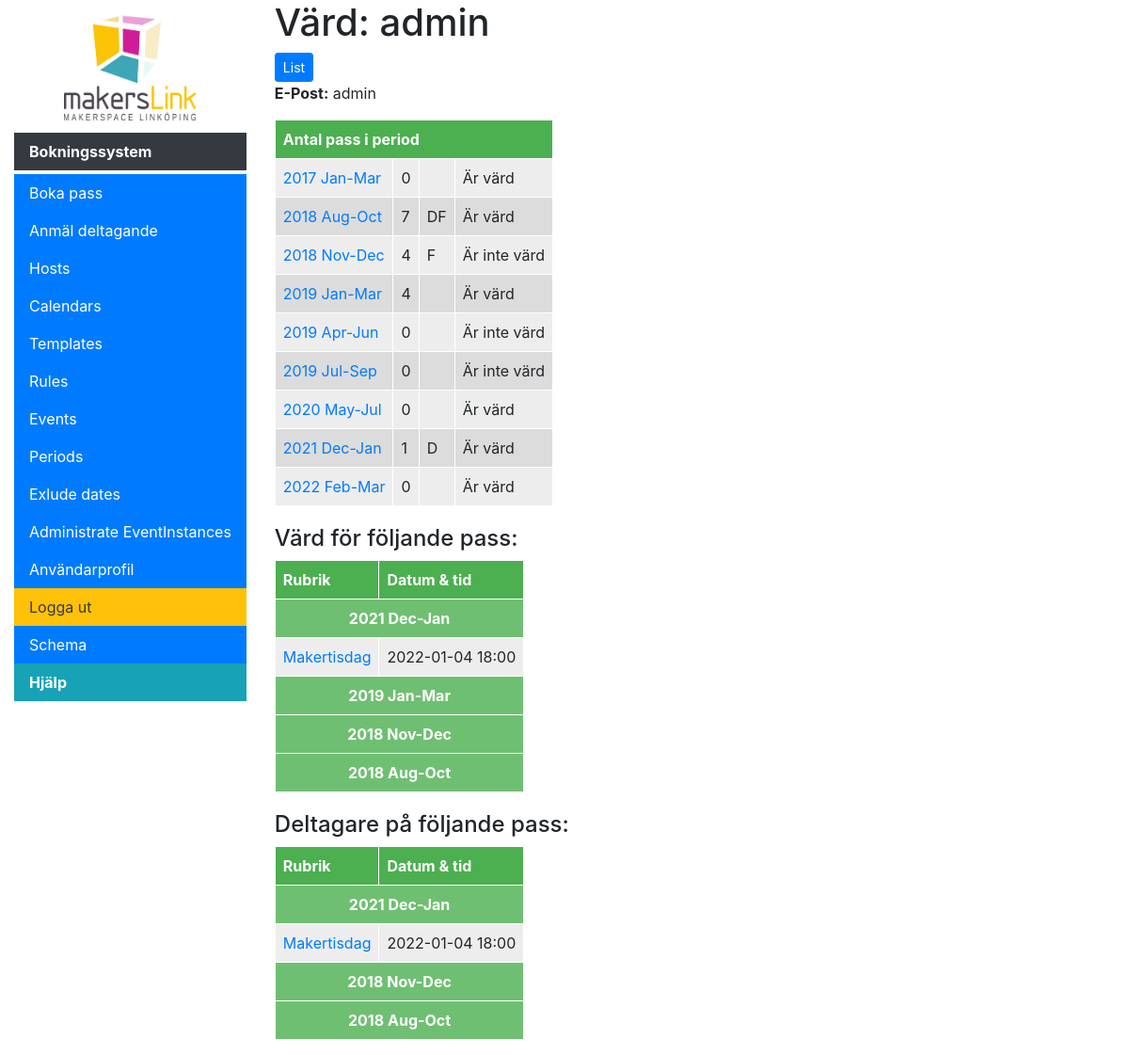
Screenshot of /scheduler/profile (signed in) with the database file from the repository.
### accounts/models.py (models this page shows, shortened)
class User(AbstractBaseUser, PermissionsMixin):
    USERNAME_FIELD = 'email'
    REQUIRED_FIELDS = ['slackId']
    class Meta:
        verbose_name = 'user'
        verbose_name_plural = 'users'
    objects = UserManager()
    slackIdValid = RegexValidator(r'^((?!@).)*$', 'Ange ditt slacknamn utan @-tecken.',
            code='invalid_slackId')
    email = models.EmailField(unique=True, verbose_name="E-post")
    slackId = models.CharField(max_length=100, verbose_name="Slacknamn", unique=True, blank=False, null=False, validators=[slackIdValid])
    is_active = models.BooleanField(default=False)
    is_staff = models.BooleanField(default=False)
    is_registration_complete = models.BooleanField(default=False)

### scheduler/models.py (models this page shows, shortened)
class SchedulingPeriod(models.Model):
    start = models.DateField(help_text="Start of period", db_index=True)
    end = models.DateField(help_text="End of period", db_index=True)
    num_required_events = models.IntegerField(
        default=6, help_text="Number of events a host should have in this period")
    participant_key_string = ParticipantKeyField(
        default="", help_text="A string representing the events a host is required to be a participant to in this period", max_length=10)
    hosts = models.ManyToManyField(
        accounts.models.User, related_name="periods", related_query_name="period", blank=True)
    class Meta:
        ordering = ('-start', '-end')
        constraints = [
            models.CheckConstraint(
                check=Q(start__lt=F('end')),
                name='check_period_start_before_end'
            ),
        ]
    @property
    def name(self):
        return self.start.strftime('%Y %b') + "-" + self.end.strftime('%b')
    def get_absolute_url(self):
        return reverse('period-detail', args=[str(self.id)])
    def get_participant_key_list(self):
        userParticipantList = accounts.models.User.objects.all().order_by('eventinstance__participants__slackId', 'eventinstance__period', 'eventinstance__event__template__count_key').annotate(
            participantName=Max('eventinstance__participants__slackId'), keyChar=Max('eventinstance__event__template__count_key', filter=Q(eventinstance__period=self.id)))
        currentUser = None
        resultList = {}
        for userParticipant in userParticipantList:
            if (currentUser == None or currentUser != userParticipant.participantName) and userParticipant.participantName != None:
                currentUser = userParticipant.participantName
                resultList[currentUser] = ""
            if currentUser != None and userParticipant.keyChar != None:
                resultList[currentUser] = resultList[currentUser] + \
                    userParticipant.keyChar
        return resultList
    def get_host_count_list(self):
        userHostList = accounts.models.User.objects.all().order_by('slackId', 'eventinstance__period').annotate(
            host_count=Count('slackId', filter=Q(eventinstance__status=1, eventinstance__period=self.id))).order_by('host_count')
        return userHostList
    def get_host_count_key_list(self):
        count_list = self.get_host_count_list()
        key_list = self.get_participant_key_list()
        resultList = {}
        for host in count_list:
            resultList[host.slackId] = str(host.host_count)
            if host.slackId in key_list:
                resultList[host.slackId] = resultList[host.slackId] + \
                    " " + key_list[host.slackId]
        return resultList
    def get_all_host_count_key_lists(only_hosts_in_last_period=False):
        periodList = SchedulingPeriod.objects.all().order_by('-start')
        resultList = {}
        for period in periodList:
            for user, count_key in period.get_host_count_key_list().items():
                if not only_hosts_in_last_period or user in SchedulingPeriod.objects.latest('end').hosts.all().values_list('slackId', flat=True):
                    if user not in resultList:
                        resultList[user] = {}
                    resultList[user][period] = count_key
        return resultList
    def __str__(self):
        return self.name

class EventInstance(models.Model):
    STATUS = (
        (-1, 'Ombokning krävs'),
        (0, 'Ledigt'),
        (1, 'Bokat'),
        (2, 'Inställt'),
    )
    id = models.UUIDField(primary_key=True, default=uuid.uuid4,
                          editable=False, help_text="Unique ID for this bookinginstance")
    google_calendar_booking_id = models.CharField(
        max_length=300, help_text="Unique ID from google after instance is created", null=True, blank=True)
    host = models.ForeignKey(
        'accounts.User', on_delete=models.SET_NULL, null=True)
    participants = models.ManyToManyField(
        'accounts.User', related_name="participants", related_query_name="participant", blank=True)
    event = models.ForeignKey('Event', on_delete=models.SET_NULL, null=True)
    start = models.DateTimeField(help_text="Start of event")
    end = models.DateTimeField(help_text="End of event")
    status = models.IntegerField(
        default=0, choices=STATUS, help_text="Instance status")
    period = models.ForeignKey(
        'SchedulingPeriod', on_delete=models.SET_NULL, null=True, blank=True)
    unique_title = models.CharField(max_length=100, default="", blank=True,
                                    help_text="Enter title to be inserted before the header when cancelling, leave blank to use default: {}".format(settings.CANCELLED_TITLE))
    unique_description = models.CharField(max_length=400, default="", blank=True,
                                          help_text="Enter a description for a cancelled event, leave blank to use default: {}".format(settings.CANCELLED_DESCRIPTION))
    @property
    def title(self):
        return self.event.template.title
    @property
    def header(self):
        return self.event.template.header
    class Meta:
        ordering = ["start", "end"]
        unique_together = ('event', 'start', 'end')
        constraints = [
            models.CheckConstraint(
                check=Q(start__lt=F('end')),
                name='check_instance_start_before_end'
            ),
        ]
    def display_host(self):
        return ''.join([self.host.email])
    display_host.short_description = "Host"

class Event(models.Model):
    name = models.CharField(
        max_length=50, help_text="Enter a human-friendly name for this type of Event")
    description = models.CharField(
        max_length=300, help_text="Enter a description for this type of Event", null=True, blank=True)
    template = models.ForeignKey('EventTemplate', on_delete=models.SET_NULL, null=True,
                                 help_text="Select a template for how scheduled Events will look in the calendar.")
    start = models.DateTimeField(
        help_text="Start of event repetition and start time of events", db_index=True)
    end = models.DateTimeField(
        help_text="End time of events, must be after start", db_index=True)
    repeat_end = models.DateTimeField(
        help_text="Date to end repetition, must be after start", null=True, blank=True)
    rule = models.ForeignKey('SchedulingRule', null=True, blank=True,
                             help_text="Select '----' for a one time only event.", on_delete=models.SET_NULL)
    class Meta:
        ordering = ["-start"]
        constraints = [
            models.CheckConstraint(
                check=Q(start__lt=F('end')),
                name='check_start_before_end'
            ),
            models.CheckConstraint(
                check=Q(start__lt=F('repeat_end')),
                name='check_start_before_repeat_end'
            ),
        ]
    """
    Retrieves events between two dates
    If replace=True it replaces generated events with actual objects from DB
    If replace=False it removes generated events where there is an actual object in DB but does not replace it.
    """

class EventTemplate(models.Model):
    name = models.CharField(
        max_length=50, help_text="Enter a human-friendly name for this template")
    count_key = models.CharField(
        max_length=1, help_text="Key displayed when counting participantcy", default='D')
    title = models.CharField(
        max_length=100, help_text="Enter title to be used for booking")
    header = models.CharField(
        max_length=200, help_text="Enter a, optional, header for the event to be inserted after the hosts name into the descriptionfield in the calendar event.", null=True, blank=True)
    body = models.TextField(
        max_length=1000, help_text="Enter a larger body of text to be inserted after the header in the description field in the calendar event", null=True, blank=True)
    num_participants = models.IntegerField(
        default=0, help_text="Number of participants, -1 for infinite")
    calendar = models.ForeignKey('SchedulingCalendar', on_delete=models.SET_NULL,
                                 null=True, help_text="Select the calendar to sync events to.")
    synchronize = models.BooleanField(
        default=True, help_text="If active, scheduled events will be synced to Google calendar upon creation.")
    class Meta:
        ordering = ["name"]

### scheduler/views.py (the view)
# urls.py: path('profile', views.ProfileView.as_view(), name='profile'),
class ProfileView(LoginRequiredMixin, UnsecuredHostDetailView):
    def get_object(self):
        return self.request.user

### scheduler/context_processors.py (called while the page is built)
def extra_menu_processor(request):
    extra = {}
    if hasattr(settings, "MENU_TITLE"):
    	extra['menu_title'] = settings.MENU_TITLE
    if hasattr(settings, "LOGO"):
        extra['logo'] = settings.LOGO
    if hasattr(settings, "MENU_EXTRA"):
        extra['menu_extra'] = settings.MENU_EXTRA
    return extra

### scheduler/views.py (called while the page is built)
    def get_context_data(self, **kwargs):
        context = super(UnsecuredHostDetailView,
                        self).get_context_data(**kwargs)
        context['period_list'] = SchedulingPeriod.objects.all().annotate(event_count=Count(
            'eventinstance', filter=Q(eventinstance__status=1, eventinstance__host=self.get_object())))
        context['period_host_list'] = SchedulingPeriod.get_all_host_count_key_lists()
        context['hosted_events'] = self.get_object().eventinstance_set.filter(
            status=1).order_by('period', 'start')
        context['participant_events'] = self.get_object(
        ).participants.all().order_by('period', 'start')
        return context

### scheduler/templates/scheduler/host_detail.html (shortened to what this page needs)
{% extends "base_generic.html" %}
{% block content %}
{% regroup participant_list by period as participant_list_by_period %}
  <h1>Värd: {{ view_user.slackId }}</h1>
  {% if user.is_staff %}
    <div class="btn-toolbar">
      <div class="btn-group btn-group-toggle">
        <a class="btn btn-primary btn-sm" role="button" href="{% url 'hosts' %}">List</a>
      </div>
    </div>
  {% endif %}
  <p><strong>E-Post:</strong> {{ view_user.email }}</p>
  <table>
  <thead>
    {% if user.is_staff %}
        <tr><th colspan =4>Antal pass i period</th></tr>
    {% else %}
        <tr><th colspan =3>Antal pass i period</th></tr>
    {% endif %}
  </thead>
  {% for period in period_list %}
    <tr class="{% cycle 'row-uneven' 'row-even' %}">
      {% if user.is_staff %}
        <td><a href="{{ period.get_absolute_url }}">{{ period.name }}</a></td>
      {% else %}
        <td>{{ period.name }}</td>
      {% endif %}
      <td>{{ period.event_count }}</td>
      <td>
          {% for host, key_string in period.get_participant_key_list.items %}
            {% if host == view_user.slackId %}
                 {{ key_string }}
		    {% endif %}
          {% endfor %}
      </td>
      {% if user.is_staff %}
        <td>
            {% if view_user in period.hosts.all %}
                Är värd
            {% else %}
                Är inte värd
            {% endif %}
        </td>
      {% endif %}
    </tr>
  {% empty %}
    {% if user.is_staff %}
        <tr><td colspan=4>Ännu inte värd på några pass.</td></tr>
    {% else %}
        <tr><td colspan=3>Ännu inte värd på några pass.</td></tr>
    {% endif %}
  {% endfor %}
  </table>
  <div style="margin-top:20px">
    <h4>Värd för följande pass:</h4>
    {% if hosted_events %}
      <table>
        <thead>
          <tr>
            <th>Rubrik</th>
            <th>Datum & tid</th>
          </tr>
        </thead>
        {% regroup hosted_events by period as period_list %}
        {% for period in period_list %}
          <tr>
            <td class="emph sub-head" colspan =2>
              <a data-toggle="collapse" href="#collapse-host-{{ forloop.counter0 }}" role="button" aria-expanded="false" aria-controls="collapseExample">
                {{ period.grouper }}
              </a>
            </td>
          </tr>
          <tbody class="collapse {% if forloop.first %}show{% endif %}" id="collapse-host-{{ forloop.counter0 }}">
            {% for eventinstance in period.list %}
              <tr class="{% cycle 'row-uneven' 'row-even' as rowclass %}">
                <td><a href="{% url 'eventinstance-join' pk=eventinstance.pk %}">{{ eventinstance.title }}{{ period.id }}</a></td>
                <td>{{ eventinstance.start|date:"Y-m-d H:i" }}</td>
              </tr>
            {% endfor %}
          </tbody>
        {% endfor %}
      </table>
    {% else %}
      Ännu inte värd för några pass.
    {% endif %}
  </div>
  <div style="margin-top:20px">
    <h4>Deltagare på följande pass:</h4>
    {% if participant_events %}
      <table>
        <thead>
          <tr>
            <th>Rubrik</th>
            <th>Datum & tid</th>
          </tr>
        </thead>
        {% regroup participant_events by period as period_list %}
        {% for period in period_list %}
          <tr>
            <td class="emph sub-head" colspan =2>
              <a data-toggle="collapse" href="#collapse-participant-{{ forloop.counter0 }}" role="button" aria-expanded="false" aria-controls="collapseExample">
                {{ period.grouper }}
              </a>
            </td>
          </tr>
          <tbody class="collapse {% if forloop.first %}show{% endif %}" id="collapse-participant-{{ forloop.counter0 }}">
            {% for eventinstance in period.list %}
              <tr class="{% cycle 'row-uneven' 'row-even' as rowclass %}">
                <td><a href="{% url 'eventinstance-join' pk=eventinstance.pk %}">{{ eventinstance.title }}</a></td>
                <td>{{ eventinstance.start|date:"Y-m-d H:i" }}</td>
              </tr>
            {% endfor %}
          </tbody>
        {% endfor %}
      </table>
    {% else %}
      Ännu inte deltagare på några pass.
    {% endif %}
  </div>
{% endblock %}

### scheduler/templates/base_generic.html (style rules this page uses)
tr.row-uneven { background: #EDEDED; }
tr.row-even { background: #DCDCDC; }
td.emph { background: #6fbf72; font-weight:bold; color: white; }
td, th { border: 1px solid #FFFFFF; padding: 8px; }
th { background: #4CAF50; color: white; }
td.emph a { color: white; }
.sub-head { text-align:center; }

### rows the page displays
User: slackId "admin", email "admin"
SchedulingPeriod: name "2017 Jan-Mar", event_count "0", shows "Är värd"
SchedulingPeriod: name "2018 Aug-Oct", event_count "7", get_participant_key_list "DF", shows "Är värd", grouper "2018 Aug-Oct"
SchedulingPeriod: name "2018 Nov-Dec", event_count "4", get_participant_key_list "F", shows "Är inte värd", grouper "2018 Nov-Dec"
SchedulingPeriod: name "2019 Jan-Mar", event_count "4", shows "Är värd", grouper "2019 Jan-Mar"
SchedulingPeriod: name "2019 Apr-Jun", event_count "0", shows "Är inte värd"
SchedulingPeriod: name "2019 Jul-Sep", event_count "0", shows "Är inte värd"
SchedulingPeriod: name "2020 May-Jul", event_count "0", shows "Är värd"
SchedulingPeriod: name "2021 Dec-Jan", event_count "1", get_participant_key_list "D", shows "Är värd", grouper "2021 Dec-Jan"
SchedulingPeriod: name "2022 Feb-Mar", event_count "0", shows "Är värd"
EventInstance: title "Makertisdag", start "2022-01-04 18:00"

### other values shown
{{ menu_title }} "Bokningssystem"
{{ menu_item.name }} "Schema" "Hjälp"
